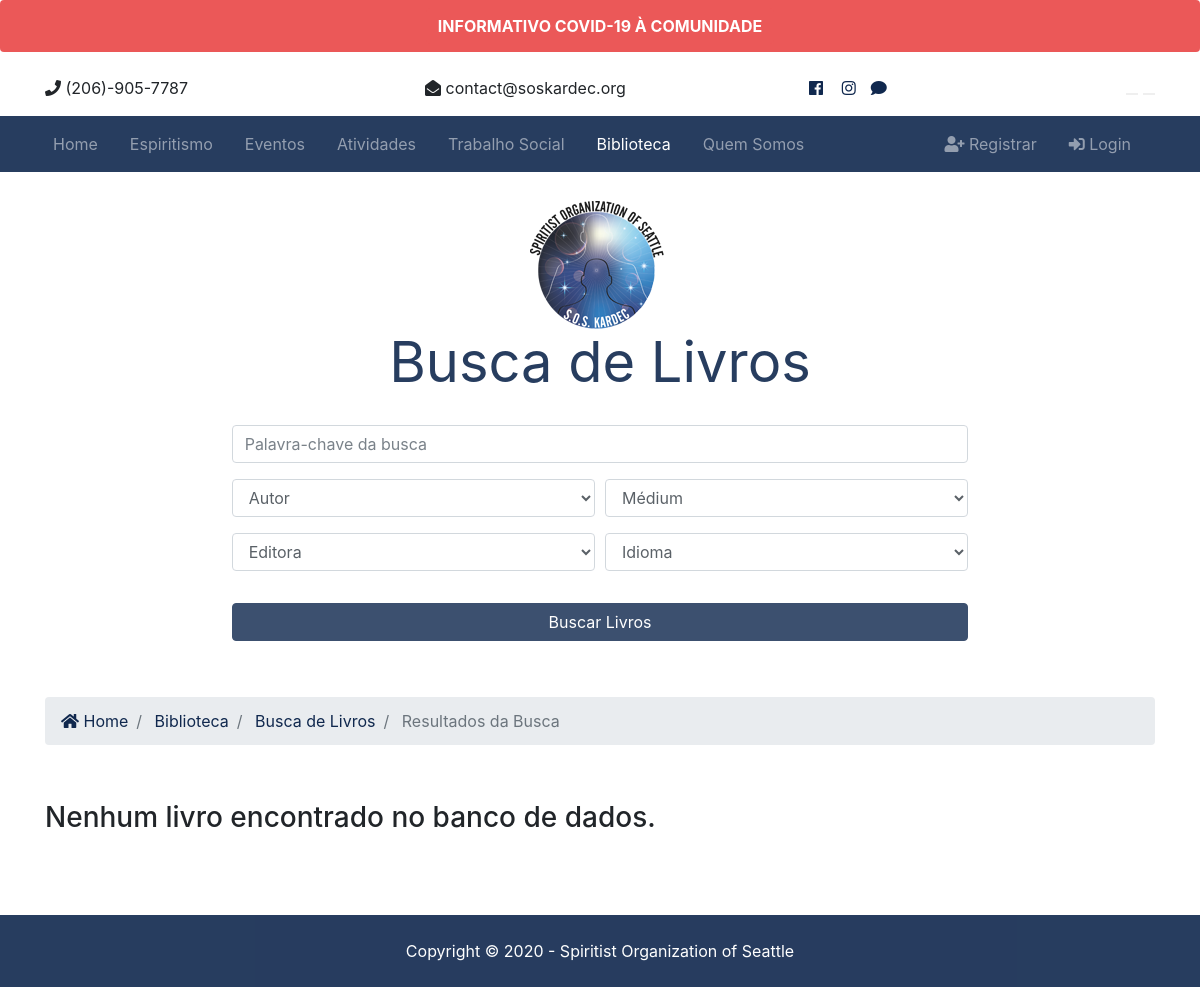
/library/busca_livros, run on an earlier commit of the app's database.
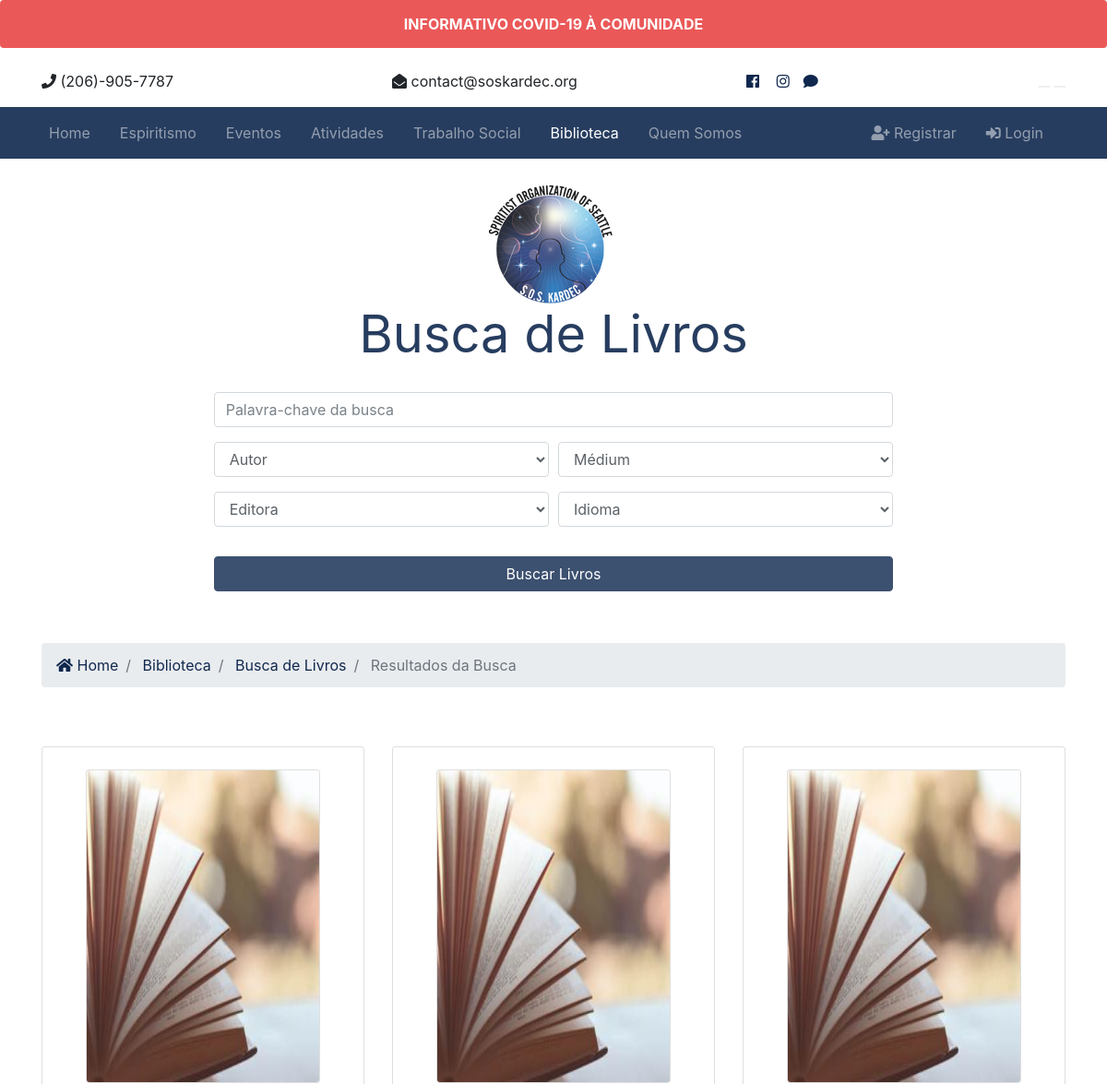
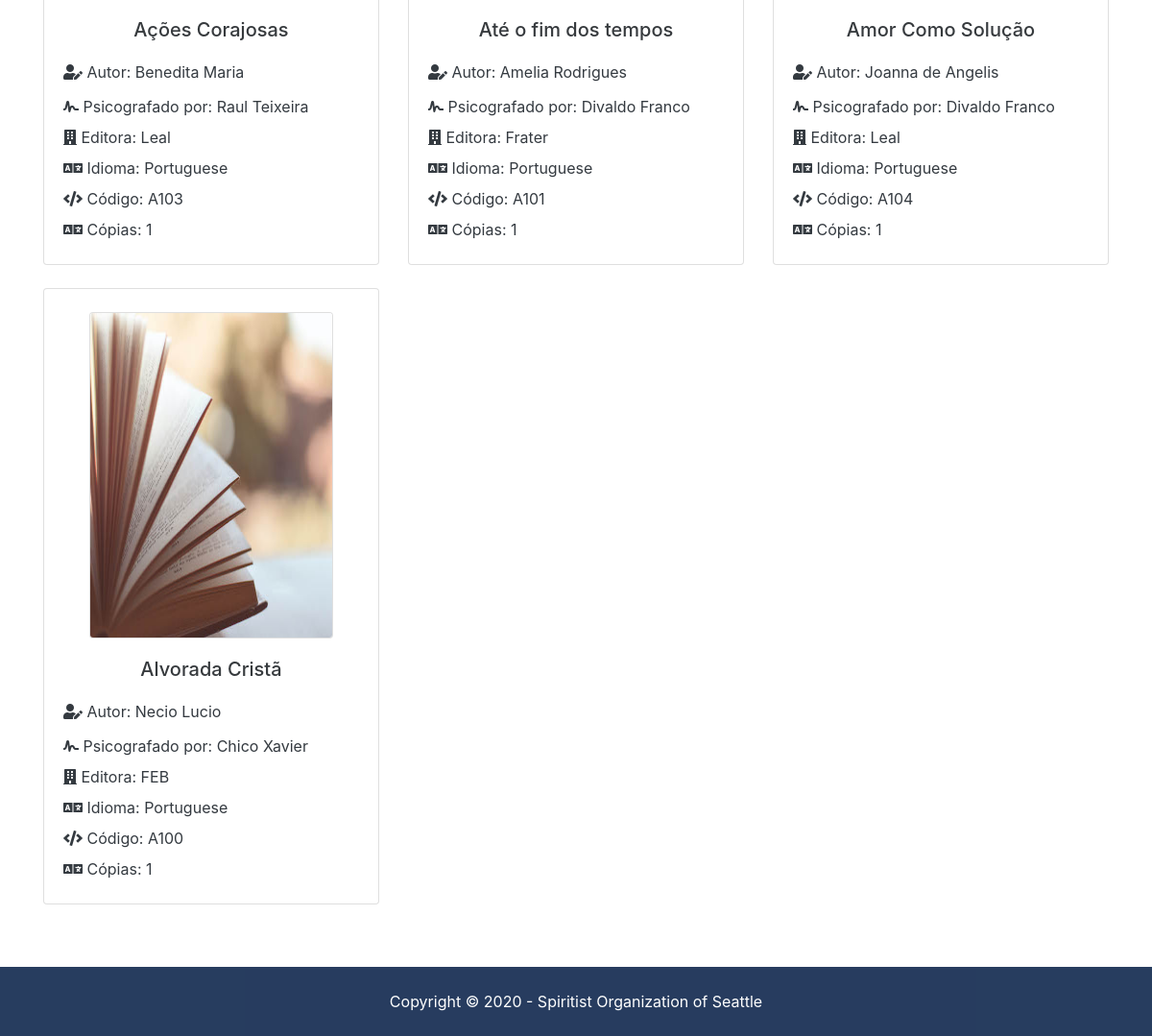
And on a later commit of the database (2 pictures, top to bottom).
### library/models.py (models this page shows, shortened)
class Livro(models.Model):
    volunteer = models.ForeignKey(Voluntario, on_delete=models.DO_NOTHING)
    code = models.CharField(max_length=30)
    title = models.CharField(max_length=200)
    author = models.CharField(max_length=200)
    medium = models.CharField(max_length=200)
    publisher = models.CharField(max_length=200)
    copies = models.IntegerField(default=1)
    language = models.CharField(max_length=50, default="Portuguese")
    is_published = models.BooleanField(default=True)
    photo_main = models.ImageField(upload_to='library/books/%Y_%m_%d/', default='book.jpg', blank=True)

### library/views.py (the view)
# urls.py: path('busca_livros', views.busca_livros, name='busca_livros'),
def busca_livros(request):
    query_set_list = Livro.objects.order_by('-title').filter(is_published=True)
    unique_authors = Livro.objects.values('author').distinct()
    unique_mediums = Livro.objects.values('medium').distinct()
    unique_publishers = Livro.objects.values('publisher').distinct()
    unique_languages = Livro.objects.values('language').distinct()
    if 'keywords' in request.GET:
        keywords = request.GET['keywords']
        if keywords:
            query_set_list = query_set_list.filter(title__icontains=keywords)
    if 'author' in request.GET:
        author = request.GET['author']
        if author:
            query_set_list = query_set_list.filter(author__iexact=author)
    if 'medium' in request.GET:
        medium = request.GET['medium']
        if medium:
            query_set_list = query_set_list.filter(medium__iexact=medium)
    if 'publisher' in request.GET:
        publisher = request.GET['publisher']
        if publisher:
            query_set_list = query_set_list.filter(publisher__iexact=publisher)
    if 'language' in request.GET:
        language = request.GET['language']
        if language:
            query_set_list = query_set_list.filter(language__iexact=language)
    paginator = Paginator(query_set_list, 9) # 9 books per page
    query = request.GET
    page = request.GET.get('page')
    paged_books = paginator.get_page(page)
    context = {
        'books': paged_books,
        'unique_authors': unique_authors,
        'unique_mediums': unique_mediums,
        'unique_publishers': unique_publishers,
        'unique_languages': unique_languages,
        'query': query,
        'values': request.GET
    }
    return render(request, 'library/busca_livros.html', context)

### templates/library/busca_livros.html (shortened to what this page needs)
{% extends 'base.html' %}
{% load static %}
{% load i18n %}
{% load humanize %}
{% block content %}
<section id="showcase-inner" class="showcase-search text-primary py-4">
    <div class="container">
        <div class="row text-center">
          <div class="col-md-12">
            <img src="{% static 'img/sos_logo.png' %}" class="main-logo">
            <h1 class="display-4">{% trans "Busca de Livros" %} </h1>
          </div>
        </div>
      </div>
    <div class="container">
      <div class="row text-center ">
        <div class="col-md-12">
          <form action="{% url 'busca_livros' %}">
            <div class="form-row">
              <div class="col-md-8 mb-3 offset-md-2">
                <input type="text" name="keywords" class="form-control" placeholder="{% trans 'Palavra-chave da busca' %}" value="{{values.keywords}}">
              </div>
            </div>
            <div class="form-row">
              <div class="col-md-4 mb-3 offset-md-2">
                  <select name="author" class="form-control">
                    <option selected="true" disabled="true" value="" >{% trans 'Autor' %}</option>
                  </select>
                </div>
              <div class="col-md-4 mb-3">
                  <select name="medium" class="form-control">
                    <option selected="true" disabled="true" value=""> {% trans "Médium" %} </option>
                  </select>
              </div>
            </div>
            <div class="form-row">
              <div class="col-md-4 mb-3 offset-md-2">
                  <select name="publisher" class="form-control">
                    <option selected="true" disabled="true" value=""> {% trans "Editora" %} </option>
                  </select>
                </div>
              <div class="col-md-4 mb-3">
                <select name="language" class="form-control">
                  <option selected="true" disabled="true" value=""> {% trans "Idioma" %} </option>
                </select>
              </div>
            <div class="col-md-8 mb-3 offset-md-2">
                <button class="btn btn-primary btn-block mt-3" type="submit"> {% trans "Buscar Livros" %} </button>
            </div>
          </form>
        </div>
      </div>
    </div>
  </section>
  <section id="bc" class="mt-3">
    <div class="container">
      <nav aria-label="breadcrumb">
        <ol class="breadcrumb">
          <li class="breadcrumb-item">
            <a href="{% url 'index' %}">
              <i class="fas fa-home"></i> Home</a>
          </li>
          <li class="breadcrumb-item">
            <a href="{% url 'library' %}"> {% trans "Biblioteca" %} </a>
          </li>
          <li class="breadcrumb-item">
            <a href="{% url 'busca_livros' %}"> {% trans "Busca de Livros" %} </a>
          </li>
          <li class="breadcrumb-item active"> {% trans "Resultados da Busca" %} </li>
        </ol>
      </nav>
    </div>
  </section>
<section id="listings" class="py-4">
  <div class="container">
    <div class="row pb-3">
      {% if books %}
        {% for book in books %}
          <div class="col-lg-4 pt-4">
            <div class="card pt-4">
                <center>
                  <img src="{{ book.photo_main.url }}" class="card" alt="{{ book.title }}" height="340" width="254">
                </center>
                <div class="card-body">
                  <h5 class="card-title text-center">{{ book.title }}</h5>
                  <div class="row py-2 text-dark">
                      <div class="col-12">
                          <i class="fas fa-user-edit"></i> {% trans "Autor" %}: {{ book.author }}
                      </div>
                  </div>
                  <div class="row text-dark py-1">
                      <div class="col-12">
                          <i class="fas fa-signature"></i> {% trans "Psicografado por" %}: {{ book.medium }}
                      </div>
                  </div>
                  <div class="row text-dark py-1">
                      <div class="col-12">
                          <i class="fas fa-building"></i> {% trans "Editora" %}: {{ book.publisher }}
                      </div>
                  </div>
                  <div class="row text-dark py-1">
                      <div class="col-12">
                          <i class="fas fa-language"></i> {% trans "Idioma" %}: {{ book.language }}
                      </div>
                  </div>
                  <div class="row text-dark py-1">
                      <div class="col-12">
                          <i class="fas fa-code "></i> {% trans "Código" %}: {{ book.code }}
                      </div>
                  </div>
                  <div class="row text-dark py-1">
                      <div class="col-12">
                          <i class="fas fa-language"></i> {% trans "Cópias" %}: {{ book.copies }}
                      </div>
                  </div>
                </div>
            </div>
      </div>
      {% endfor %}
    {% else %}
      <div class="col-md-12">
        <p><h3>{% trans "Nenhum livro encontrado no banco de dados" %}.</h3></p>
      </div>
    {% endif %}
    </div>
  <br>
  <div class="row">
    <div class="col-md-12">
    </div>
  </div>
</div>
</section>
{% endblock %}

### templates/base.html (shortened to what this page needs)
{% load static %}
{% load i18n %}
<!DOCTYPE html>
<html lang="en">
<head lang="{{ LANGUAGE_CODE }}">
    <link rel="stylesheet" href="{% static 'css/all.css' %}">
    <link rel="stylesheet" href="{% static 'css/bootstrap.css' %}">
    <link rel="stylesheet" href="{% static 'css/style.css' %}">
    <link rel="stylesheet" href="{% static 'css/lightbox.min.css' %}">
</head>
<body>
    {% include 'partials/_topbar.html' %}
    {% include 'partials/_navbar.html' %}
    {% block content %}{% endblock %}
    {% include 'partials/_footer.html' %}
</body>
</html>

### templates/partials/_topbar.html (shortened to what this page needs)
{% load static %}
{% load i18n %}
<link href="https://cdnjs.cloudflare.com/ajax/libs/flag-icon-css/2.3.1/css/flag-icon.min.css" rel="stylesheet"/>
<h3 class="text-center bg-danger p-2 rounded">
  <button id="covid-update" type="button" class="btn btn-secondary bg-danger border border-0" data-toggle="modal" data-target="#exampleModal">
    <strong>{% trans "INFORMATIVO COVID-19 À COMUNIDADE" %}</strong>
  </button>
</h3>
<section id="top-bar" class="p-3">
  <div class="container">
    <div class="row">
      <div class="col-md-4">
        <i class="fas fa-phone"></i> (206)-905-7787
      </div>
      <div class="col-md-4">
        <i class="fas fa-envelope-open"></i> contact@soskardec.org
      </div>
      <div class="col-md-2">
        <div class="social text-left">
          <a href="https://www.facebook.com/soskardec/" target="_blank" >
            <i class="fab fa-facebook fa-1x m-1"></i>
          </a>
          <a href="https://www.instagram.com/s.o.s.kardec/" target="_blank" >
            <i class="fab fa-instagram fa-1x m-1"></i>
          </a>
          <a href="" data-toggle="modal" data-target="#inquiryModal">
            <i class="fas fa-comment fa-1x mr-1"></i>
          </a>
        </div>
      </div>
      <div class="col-md-2">
        <div class="social text-right">
          <form action="{% url 'set_language' %}" method="post">{% csrf_token %}
              {% get_language_info_list for LANGUAGES as languages %}
              {% for language in languages %}
                <button title="{{ language.name_local | title }}" name="language" type="submit"
                  {% if language.code == 'pt' %}
                    class="flag-icon flag-icon-br" value="{{ language.code }}"></button>
                  {% else %}
                    class="flag-icon flag-icon-us" value="{{ language.code }}"></button>
                  {% endif %}
              {% endfor %}
          </form>
        </div>
      </div>
    </div>
  </div>
</section>

### templates/partials/_navbar.html (shortened to what this page needs)
  {% load static %}
  {% load i18n %}
  <nav class="navbar navbar-expand-lg navbar-dark bg-primary sticky-top">
    <div class="container">
      <div class="collapse navbar-collapse" id="navbarNavAltMarkup">
        <ul class="navbar-nav">
          <li
            {% if '/' == request.path %}
              class="nav-item active mr-3"
            {% else %}
              class="nav-item mr-3"
            {% endif %}
          >
            <a class="nav-link" href="{% url 'index' %}">Home</a>
          </li>
          <li
            {% if 'espiritismo' in request.path %}
              class="nav-item active mr-3"
            {% else %}
              class="nav-item mr-3"
            {% endif %}
          >
            <a class="nav-link" href="{% url 'espiritismo' %}">{% trans "Espiritismo" %}</a>
          </li>
          <li
            {% if 'eventos' in request.path %}
              class="nav-item active mr-3"
            {% else %}
              class="nav-item mr-3"
            {% endif %}
          >
            <a class="nav-link" href="{% url 'eventos' %}">{% trans "Eventos" %}</a>
          </li>
          <li
          {% if 'atividades' in request.path %}
            class="nav-item active mr-3"
          {% else %}
            class="nav-item mr-3"
          {% endif %}
          >
            <a class="nav-link" href="{% url 'atividades' %}">{% trans "Atividades" %} </a>
          </li>
          <li
            {% if 'assistencial' in request.path %}
              class="nav-item active mr-3"
            {% else %}
              class="nav-item mr-3"
            {% endif %}
          >
            <a class="nav-link" href="{% url 'assistencial' %}">{% trans "Trabalho Social" %}</a>
          </li>
          <li
          {% if 'library' in request.path %}
            class="nav-item active mr-3"
          {% else %}
            class="nav-item mr-3"
          {% endif %}
        >
          <a class="nav-link" href="{% url 'library' %}">{% trans "Biblioteca" %}</a>
        </li>
          <li
            {% if 'sobre' in request.path %}
              class="nav-item active mr-3"
            {% else %}
              class="nav-item mr-3"
            {% endif %}
          >
            <a class="nav-link" href="{% url 'sobre' %}">{% trans "Quem Somos" %}</a>
          </li>
        </ul>
        <ul class="navbar-nav ml-auto">
          {% if user.is_authenticated %}
            <li
              {% if 'painel_usuario' in request.path %}
                class="nav-item active mr-3"
              {% else %}
                class="nav-item mr-3"
              {% endif %}
            >
            <a class="nav-link" href="{% url 'painel_usuario' %}">
              <i class="fas fa-user-plus"></i> {% trans "Olá" %}, {{ user.username }}</a>
          </li>
          <li class="nav-item mr-3">
            <a href="javascript:{document.getElementById('logout').submit()}" class="nav-link"><i class="fas fa-sign-out-alt"> </i>{% trans "Sair" %}</a>
            <form action="{% url 'logout' %}" method="POST" id="logout">
              {% csrf_token %}
              <input type="hidden">
            </form>
          </li>
          {% else %}
            <li
            {% if 'registrar' in request.path %}
              class="nav-item active mr-3"
            {% else %}
              class="nav-item mr-3"
            {% endif %}
            >
              <a class="nav-link" href="{% url 'registrar' %}">
                <i class="fas fa-user-plus"></i> {% trans "Registrar" %}</a>
            </li>
            <li
            {% if 'login' in request.path %}
              class="nav-item active mr-3"
            {% else %}
              class="nav-item mr-3"
            {% endif %}
            >
              <a class="nav-link" href="{% url 'login' %}">
                <i class="fas fa-sign-in-alt"></i> Login</a>
            </li>
          {% endif %}
        </ul>
      </div>
    </div>
  </nav>

### templates/partials/_footer.html (shortened to what this page needs)
{% load i18n %}
<footer id="main-footer" class="py-4 bg-primary text-white text-center">
  Copyright &copy;
  <span>
  </span> - Spiritist Organization of Seattle
</footer>

### soskardec/static/css/all.css (style rules this page uses)
.fa, .fas, .far, .fal, .fab { -moz-osx-font-smoothing: grayscale; -webkit-font-smoothing: antialiased; display: inline-block; font-style: normal; font-variant: normal; text-rendering: auto; line-height: 1; }
.fa-1x { font-size: 1em; }
.fa-building:before { content: "\f1ad"; }
.fa-code:before { content: "\f121"; }
.fa-comment:before { content: "\f075"; }
.fa-envelope-open:before { content: "\f2b6"; }
.fa-facebook:before { content: "\f09a"; }
.fa-home:before { content: "\f015"; }
.fa-instagram:before { content: "\f16d"; }
.fa-language:before { content: "\f1ab"; }
.fa-phone:before { content: "\f095"; }
.fa-sign-in-alt:before { content: "\f2f6"; }
.fa-signature:before { content: "\f5b7"; }
.fa-user-edit:before { content: "\f4ff"; }
.fa-user-plus:before { content: "\f234"; }
.fab { font-family: 'Font Awesome 5 Brands'; }
.fa, .fas { font-family: 'Font Awesome 5 Free'; font-weight: 900; }

### soskardec/static/css/style.css (style rules this page uses)
.btn-secondary { color: #fff !important; }
.navbar { opacity: 0.9; font-size: medium; }
.social a { margin-right: 0.4rem; }
.flag-icon { font-size: x-large; outline: none !important; border: none; }
#showcase-inner { position: relative; overflow: hidden; min-height: 200px; }
#showcase-inner::before { content: ''; position: absolute; top: 0; left: 0; min-height: 100%; width: 100%; background: url(../img/bluesky_img_1.jpg) no-repeat top center fixed; background-size: cover; }
#showcase-inner.showcase-search { min-height: 270px; }

What changed in the data, as far as the page shows it:
added Livro: photo_main (picture), title "Ações Corajosas", author "Benedita Maria", medium "Raul Teixeira", publisher "Leal", language "Portuguese", code "A103", copies "1"
added Livro: photo_main (picture), title "Até o fim dos tempos", author "Amelia Rodrigues", medium "Divaldo Franco", publisher "Frater", language "Portuguese", code "A101", copies "1"
added Livro: photo_main (picture), title "Amor Como Solução", author "Joanna de Angelis", medium "Divaldo Franco", publisher "Leal", language "Portuguese", code "A104", copies "1"
added Livro: photo_main (picture), title "Alvorada Cristã", author "Necio Lucio", medium "Chico Xavier", publisher "FEB", language "Portuguese", code "A100", copies "1"
Also different on the page:
text no longer shown: "Nenhum livro encontrado no banco de dados ."
